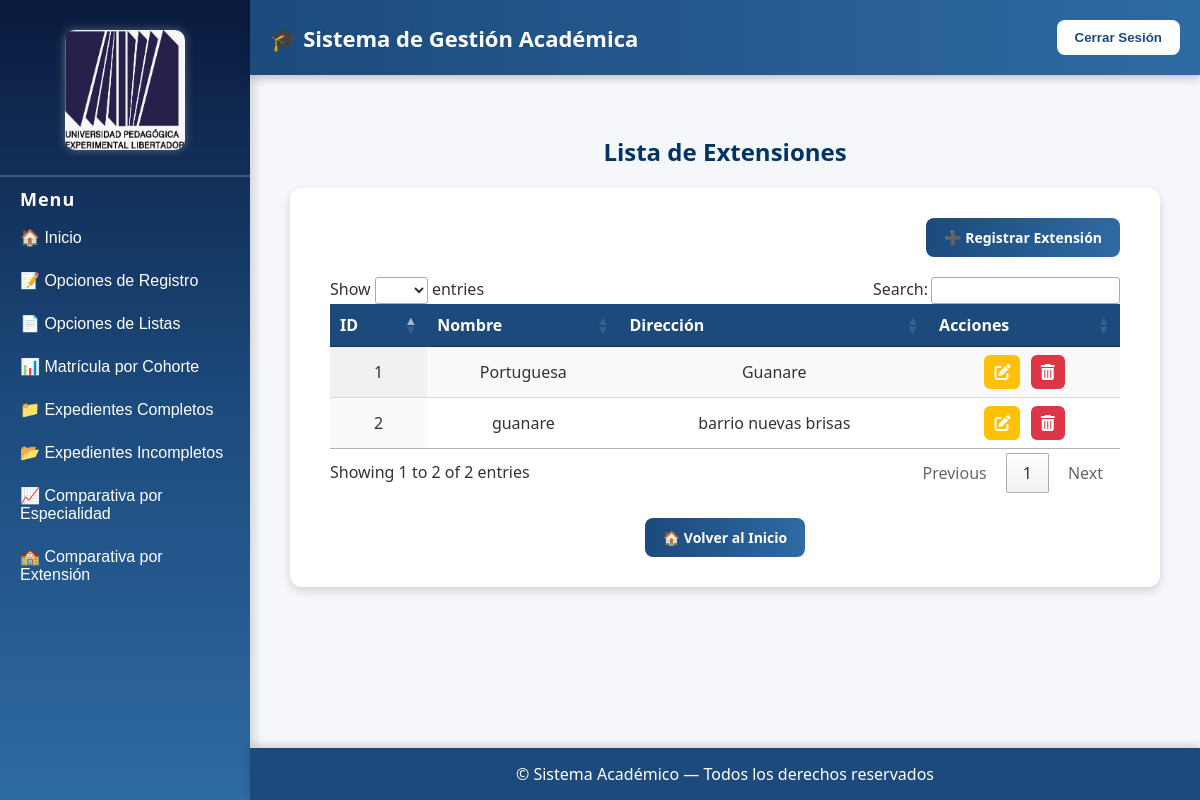
/extensiones/ (signed in), run on the app's committed database.
### estudiantes/models.py (models this page shows, shortened)
class Extension(models.Model):
    nombre_extension = models.CharField(max_length=100)
    direccion_extension = models.CharField(max_length=200, blank=True)

### estudiantes/views.py (the view)
# urls.py: path('extensiones/', views.listar_extensiones, name='listar_extensiones'),
def listar_extensiones(request):
    extensiones = Extension.objects.all()
    return render(request, 'listar_extensiones.html', {'extensiones': extensiones})

### estudiantes/templates/listar_extensiones.html (shortened to what this page needs)
{% extends 'home.html' %}
{% load static %}
{% block content %}
<h2>Lista de Extensiones</h2>
<div style="max-width:1000px; margin:0 auto; background:white; padding:30px 40px; border-radius:12px; box-shadow:0 4px 10px rgba(0,0,0,0.15);">
    <div style="text-align:right; margin-bottom:20px;">
        {% if request.session.usuario_rol == "Administrador" or request.session.usuario_rol == "Secretaria" %}
        <a href="{% url 'registrar_extension' %}" class="btn-action">➕ Registrar Extensión</a>
        {% endif %}
    </div>
    <table id="tablaExtensiones" class="display responsive nowrap" style="width:100%">
        <thead>
            <tr>
                <th>ID</th>
                <th>Nombre</th>
                <th>Dirección</th>
                <th>Acciones</th>
            </tr>
        </thead>
        <tbody>
            {% for ext in extensiones %}
            <tr>
                <td>{{ ext.id }}</td>
                <td>{{ ext.nombre_extension }}</td>
                <td>{{ ext.direccion_extension }}</td>
                <td>
                    {% if request.session.usuario_rol == "Administrador" %}
                    <a href="{% url 'editar_extension' ext.id %}" class="btn-icon edit" title="Editar">
                        <i class="fas fa-edit"></i>
                    </a>
                    {% endif %}
                    {% if request.session.usuario_rol == "Administrador" %}
                    <a href="{% url 'eliminar_extension' ext.id %}" class="btn-icon delete" title="Eliminar">
                        <i class="fas fa-trash-alt"></i>
                    </a>
                    {% endif %}
                </td>
            </tr>
            {% empty %}
            <tr><td colspan="4">No hay extensiones registradas.</td></tr>
            {% endfor %}
        </tbody>
    </table>
    <div style="text-align:center; margin-top:25px;">
        <a href="{% url 'home' %}" class="btn-home">🏠 Volver al Inicio</a>
    </div>
</div>
<link rel="stylesheet" href="https://cdnjs.cloudflare.com/ajax/libs/font-awesome/6.5.0/css/all.min.css">
<link rel="stylesheet" href="https://cdn.datatables.net/1.13.6/css/jquery.dataTables.min.css">
<link rel="stylesheet" href="https://cdn.datatables.net/responsive/2.5.0/css/responsive.dataTables.min.css">
{% endblock %}

### estudiantes/templates/home.html (style rules this page uses)
body { margin: 0; font-family: "Segoe UI", Tahoma, Geneva, Verdana, sans-serif; background-color: #f5f7fb; color: #333; display: flex; height: 100vh; }
main h2 { color: #003366; text-align: center; }

### estudiantes/templates/listar_extensiones.html (style rules this page uses)
.btn-action, .btn-home { display: inline-block; text-decoration: none; padding: 10px 18px; border-radius: 8px; font-weight: bold; transition: all 0.3s ease; font-size: 14px; background: linear-gradient(90deg,#1c4a7c,#2e6aa3); color: white; }
.btn-icon { display: inline-block; text-decoration: none; font-size: 16px; padding: 6px 10px; margin: 0 3px; border-radius: 6px; color: white; transition: all 0.3s ease; }
.btn-icon i { pointer-events: none; }
.btn-icon.edit { background-color: #ffc107; }
.btn-icon.delete { background-color: #dc3545; }
table.dataTable th { background-color: #1c4a7c !important; color: white !important; text-align: center; }
table.dataTable td { text-align: center; }
body { font-family: "Segoe UI", Tahoma, Geneva, Verdana, sans-serif; }

### data on the page
Extension: id "1", nombre_extension "Portuguesa", direccion_extension "Guanare"
Extension: id "2", nombre_extension "guanare", direccion_extension "barrio nuevas brisas"
